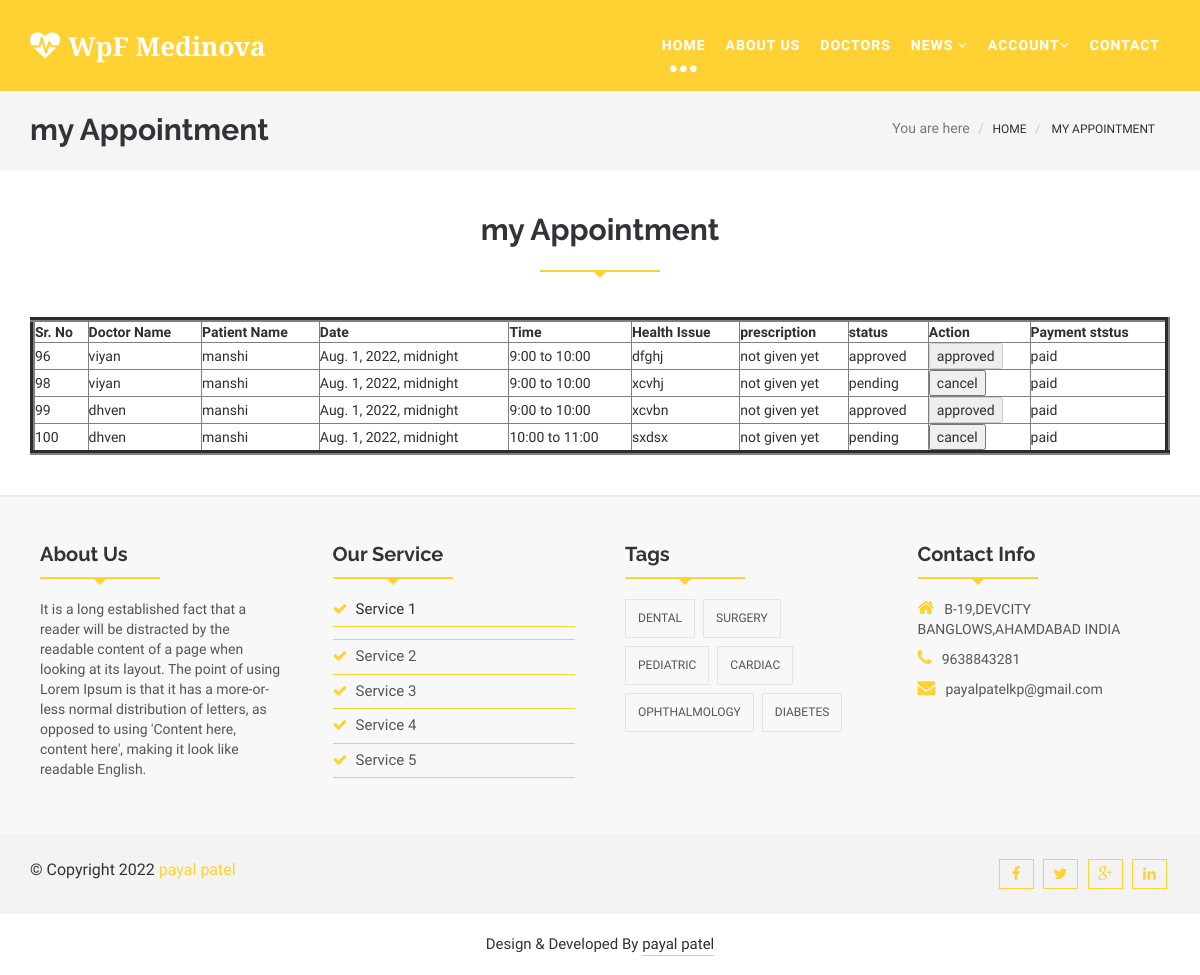
The app's page /myappointment/ (signed in) with its own data.
### myapp/models.py (models this page shows, shortened)
class Appointment(models.Model):
	Patient=models.ForeignKey(User,on_delete=models.CASCADE,related_name="patient")
	doctor=models.ForeignKey(Doctor_profile,on_delete=models.CASCADE)
	Date=models.DateTimeField(default=timezone.now)
	Time=models.CharField(max_length=100)
	Helth_issue=models.TextField()
	status=models.CharField(max_length=100,default="pending")
	prescription=models.TextField(default="not given yet")
	payment_status=models.CharField(max_length=100,default="pending")

class Doctor_profile(models.Model):
	doctor=models.ForeignKey(User,on_delete=models.CASCADE)
	doctor_degree=models.CharField(max_length=100)
	doctor_speciality=models.CharField(max_length=100)
	doctor_start_time=models.CharField(max_length=100)
	doctor_end_time=models.CharField(max_length=100)
	doctor_fees=models.PositiveIntegerField()
	doctor_picture=models.ImageField(upload_to="doctor_picture/")

class User(models.Model):
	fname=models.CharField(max_length=100)
	lname=models.CharField(max_length=100)
	email=models.CharField(max_length=100)
	mobile=models.CharField(max_length=100)
	address=models.CharField(max_length=100)
	password=models.CharField(max_length=100)
	usertype=models.CharField(max_length=100,default="patient")

### myapp/views.py (the view)
# urls.py: path('myappointment/',views.myappointment,name='myappointment'),
def myappointment(request):
	Patient=User.objects.get(email=request.session['email'])
	appointments=Appointment.objects.filter(Patient=Patient)
	appointments1=Appointment.objects.filter(Patient=Patient,status="pending")
	request.session['appointment_count']=len(appointments1)
	return render(request,'myappointment.html',{'appointments':appointments})

### myapp/templates/myappointment.html (shortened to what this page needs)
{% extends 'header.html' %}
{% load static %}
{% block content %}
<!DOCTYPE html>
<html lang="en">
<head>
</head>
<body>
  <section id="blogArchive">
    <div class="row">
      <div class="col-lg-12 col-md-12">
        <div class="blog-breadcrumbs-area">
          <div class="container">
            <div class="blog-breadcrumbs-left">
              <h2>my Appointment</h2>
            </div>
            <div class="blog-breadcrumbs-right">
              <ol class="breadcrumb">
                <li>You are here</li>
                <li><a href="{% url 'index' %}">Home</a></li>
                <li class="active"><a href="{% url 'myappointment' %}"> my Appointment</li>
              </ol>
            </div>
          </div>
        </div>
      </div>
    </div>
  </section>
  <section id="contact">
    <div class="container">
      <div class="row">
        <div class="col-lg-12 col-md-12 col-sm-12">
          <div class="contact-form">
            <div class="section-heading">
              <h2>my Appointment</h2>
              <div class="line"></div>
            </div>
                <form class="submitphoto_form" method="POST" action="{% url 'myappointment' %}">
            <table border="5" width="100%" cellpadding="10px" cellspacing="10px">
              <tr>
                <th>Sr. No</th>
                <th>Doctor Name</th>
                <th>Patient Name</th>
                <th>Date</th>
                <th>Time</th>
                <th>Health Issue</th>
                <th>prescription</th>
                <th>status</th>
                <th>Action</th>
                <th>Payment ststus</th>
              </tr>
              {% for i in appointments %}
              <tr>
                <td>{{i.id}}</td>
                <td>{{i.doctor.doctor.fname}}</td>
                <td>{{i.Patient.fname}}</td>
                <td>{{i.Date}}</td>
                <td>{{i.Time}}</td>
                <td>{{i.Helth_issue}}</td>
                <td>{{i.prescription}}</td>
                <td>{{i.status}}</td>
                <td>
                  <form method="get" action="{% url 'patient_cancel_appointment' pk=i.pk %}">
                    {% if i.status == "pending" %}
                    <input type="submit" name="action" value="cancel">
                    {% elif i.status == "completed" %}
                    <input type="submit" name="action" value="completed " disabled>
                    {% else %}
                    <input type="submit" name="action" value="{{i.status}}" disabled>
                    {% endif %}
                  </form>
                </td>
                <td>{{i.payment_status}}</td>
              </tr>
              {% endfor %}
            </table>
          </div>
        </div>
      </div>
    </div>
  </section>
</body>
</html>
{% endblock %}

### myapp/templates/header.html (shortened to what this page needs)
{% load static %}
<!DOCTYPE html>
<html lang="en">
  <head>
    <link href="{% static 'css/bootstrap.min.css'%}" rel="stylesheet">
    <link href="{% static 'css/font-awesome.min.css'%}" rel="stylesheet">
    <link id="switcher" href="{% static 'css/themes/default-theme.css'%}" rel="stylesheet">
    <link href="{% static 'css/slick.css'%}" rel="stylesheet">
    <link rel='stylesheet prefetch' href="{% static 'css/photoswipe.css'%}">
    <link rel='stylesheet prefetch' href="{% static 'css/default-skin.css'%}">
    <link href="{% static 'style.css'%}" rel="stylesheet">
    </head>
  <body>
    <header id="header">
      <div class="menu_area">
        <nav class="navbar navbar-default navbar-fixed-top" role="navigation">
          <div class="container">
            <div class="navbar-header">
              <a class="navbar-brand" href="index.html"><i class="fa fa-heartbeat"></i>WpF <span>Medinova</span></a>
            </div>
            <div id="navbar" class="navbar-collapse collapse">
              <ul id="top-menu" class="nav navbar-nav navbar-right main-nav">
                <li class="active"><a href="{% url 'index' %}">Home</a></li>
                <li><a href="{% url 'about-us'%}">About Us</a></li>
                <li><a href="{% url 'doctors' %}">Doctors</li></a>
                <li class="dropdown">
                  <a href="#" class="dropdown-toggle" data-toggle="dropdown">News <span class="fa fa-angle-down"></span></a>
                </li>
                <li class="dropdown">
                  <a href="#" class="dropdown-toggle" data-toggle="dropdown" role="button" aria-expanded="false">Account<span class="fa fa-angle-down"></span></a>
                </li>
                <li><a href="{% url 'contact' %}">Contact</li></a>
              </ul>
            </div>
          </div>
        </nav>
      </div>
    </header>
{% block content %}
{% endblock %}
    <footer id="footer">
      <div class="footer-top">
        <div class="container">
          <div class="row">
            <div class="col-lg-3 col-md-3 col-sm-3">
              <div class="single-footer-widget">
                <div class="section-heading">
                <h2>About Us</h2>
                <div class="line"></div>
              </div>
              <p>It is a long established fact that a reader will be distracted by the readable content of a page when looking at its layout. The point of using Lorem Ipsum is that it has a more-or-less normal distribution of letters, as opposed to using 'Content here, content here', making it look like readable English.</p>
              </div>
            </div>
            <div class="col-lg-3 col-md-3 col-sm-3">
              <div class="single-footer-widget">
                <div class="section-heading">
                <h2>Our Service</h2>
                <div class="line"></div>
              </div>
              <ul class="footer-service">
                <li><a href="#"><span class="fa fa-check"></span>Service 1</a></li>
                <li><a href="#"><span class="fa fa-check"></span>Service 2</a></li>
                <li><a href="#"><span class="fa fa-check"></span>Service 3</a></li>
                <li><a href="#"><span class="fa fa-check"></span>Service 4</a></li>
                <li><a href="#"><span class="fa fa-check"></span>Service 5</a></li>
              </ul>
              </div>
            </div>
            <div class="col-lg-3 col-md-3 col-sm-3">
              <div class="single-footer-widget">
                <div class="section-heading">
                <h2>Tags</h2>
                <div class="line"></div>
              </div>
                <ul class="tag-nav">
                  <li><a href="#">Dental</a></li>
                  <li><a href="#">Surgery</a></li>
                  <li><a href="#">Pediatric</a></li>
                  <li><a href="#">Cardiac</a></li>
                  <li><a href="#">Ophthalmology</a></li>
                  <li><a href="#">Diabetes</a></li>
                </ul>
              </div>
            </div>
            <div class="col-lg-3 col-md-3 col-sm-3">
              <div class="single-footer-widget">
                <div class="section-heading">
                <h2>Contact Info</h2>
                <div class="line"></div>
              </div>
              <address class="contact-info">
                <p><span class="fa fa-home"></span>B-19,DEVCITY BANGLOWS,AHAMDABAD INDIA</p>
                <p><span class="fa fa-phone"></span>9638843281</p>
                <p><span class="fa fa-envelope"></span>payalpatelkp@gmail.com</p>
              </address>
              </div>
            </div>
          </div>
        </div>
      </div>
      <div class="footer-middle">
        <div class="container">
          <div class="row">
          <div class="col-lg-6 col-md-6 col-sm-6 col-xs-12">
            <div class="footer-copyright">
              <p>&copy; Copyright 2022 <a href="index.html">payal patel</a></p>
            </div>
          </div>
          <div class="col-lg-6 col-md-6 col-sm-6 col-xs-12">
            <div class="footer-social">
                <a href="#"><span class="fa fa-facebook"></span></a>
                <a href="#"><span class="fa fa-twitter"></span></a>
                <a href="#"><span class="fa fa-google-plus"></span></a>
                <a href="#"><span class="fa fa-linkedin"></span></a>
            </div>
          </div>
        </div>
        </div>
      </div>
      <div class="footer-bottom">
        <div class="container">
          <div class="row">
            <div class="col-md-12">
              <p>Design & Developed By <a rel="nofollow" href="http://www.wpfreeware.com/">payal patel</a></p>
            </div>
          </div>
        </div>
      </div>
    </footer>
  </body>
</html>

### myapp/static/css/themes/default-theme.css (style rules this page uses)
.scrollToTop:hover, .scrollToTop:focus,.readmore_area a::before,.sl-slider h2> strong,.sl-slider p> strong, .single-top-feature .readmore_area a span,.service-icon-effect,.service-icon .service-icon-effect:hover,.single-service>h3 a:hover,.single-service>h3 a:focus, .whyChoose-right .media-heading,.whyChoose-right .media:hover .media-icon,.doctors-nav figcaption h2, .testimonial-cotent > p span,.testimonial-nav .slick-dots li.slick-active button::before,.blog-comments-box li > h2,.blog-comments-box li span, .blog-author > ul > li a:hover,.footer-service li > a:hover,.footer-service li > a span,.contact-info > p span,.footer-copyright>p>a, .blog-breadcrumbs-right .breadcrumb > li a:hover,.blog-breadcrumbs-right .breadcrumb > .active,.blog-details blockquote::before,.blog-details blockquote::after, .sidebar-widget p>a,.sidebar-widget>ul li>a:hover,.postnav-left:hover .navg-title,.postnav-right:hover .navg-title,.author-name:hover, .similar-post .media-body a:hover,.similar-post > h2,.nav-tabs > li.active > a, .nav-tabs > li.active > a:focus, .nav-tabs > li.active > a:hover, .button--itzel .button__icon,.button--itzel > span,#myModal .modal-title, .form-submit input:hover,.error-page-area h1,.error-page-area h3 { color: #ffd133; }
.navbar-default { background-color: #ffd133; border-color: #ffd133; }
.navbar-default .navbar-nav > .active > a, .navbar-default .navbar-nav > .active > a:focus, .navbar-default .navbar-nav > .active > a:hover, .navbar-default .navbar-nav > .open > a, .navbar-default .navbar-nav > .open > a:focus, .navbar-default .navbar-nav > .open > a:hover, .dropdown-menu > li > a:hover,.dropdown-menu > li > a:focus,.dropdown-menu > .active > a, .dropdown-menu > .active > a:focus, .dropdown-menu > .active > a:hover, .navbar-default .navbar-nav .open .dropdown-menu > li > a:hover,.readmore_area a span,.single-top-feature, .single-top-feature .readmore_area a::before,.testimonial-nav .slick-dots li.slick-active,figure.blog-figure .image-effect::before, .footer-middle,.social-share ul li > a,.custom-panel .panel-heading a,.nav-tabs > li > a,a.gallery-iteam .image-effect::before,.comments-title::after, .reply-btn,.author-tag { background-color: #ffd133; }
.line { border-bottom: 2px solid #ffd133; background: none repeat scroll 0 0 transparent; height: 1px; margin: 0 auto 45px; padding: 5px; position: relative; width: 120px; }
.line::after, .line::before { border: medium solid transparent; content: " "; height: 0; left: 50%; pointer-events: none; position: absolute; top: 100%; width: 0; }
.line::before { border-width: 9px; margin-left: -6px; }
.line::after { border-top-color: #ffd133; border-width: 8px; margin-left: -8px; }
.footer-service li > a { border-bottom: 1px solid #ffd133; }
.footer-social a { border: 1px solid #ffd133; color: #ffd133; }

### records on screen
Appointment: id "96", doctor.doctor.fname "viyan", Patient.fname "manshi", Date "Aug. 1, 2022, midnight", Time "9:00 to 10:00", Helth_issue "dfghj", prescription "not given yet", status "approved", action "approved", payment_status "paid"
Appointment: id "98", doctor.doctor.fname "viyan", Patient.fname "manshi", Date "Aug. 1, 2022, midnight", Time "9:00 to 10:00", Helth_issue "xcvhj", prescription "not given yet", status "pending", payment_status "paid"
Appointment: id "99", doctor.doctor.fname "dhven", Patient.fname "manshi", Date "Aug. 1, 2022, midnight", Time "9:00 to 10:00", Helth_issue "xcvbn", prescription "not given yet", status "approved", action "approved", payment_status "paid"
Appointment: id "100", doctor.doctor.fname "dhven", Patient.fname "manshi", Date "Aug. 1, 2022, midnight", Time "10:00 to 11:00", Helth_issue "sxdsx", prescription "not given yet", status "pending", payment_status "paid"
